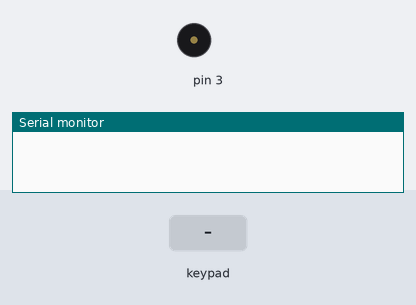
A sketch run on a simulated Arduino Uno, built with avr-gcc and run on an emulated ATmega328P. Parts: buzzer (waves = sounding), the last lines printed to the serial monitor. Wiring (inferred from the signals the program sends): 5×5 keypad: rows pin 4, pin 5, pin 6, pin 7, pin 8; columns pin 9, pin 10, pin 11, pin 12, pin 13. The inputs (shaded band) are chosen by the test bench.

Above: at 1.2 s.
1.3 s: key '1' pressed
At 1.6 s:
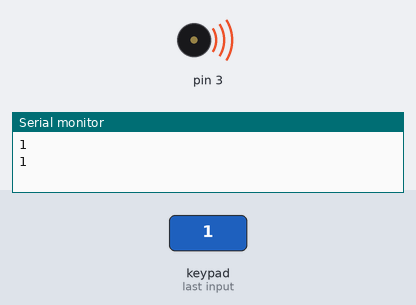
2.8 s: keypad keys 1 2 pressed 0.4 s apart
5.1 s: key '3' pressed
At 5.6 s:
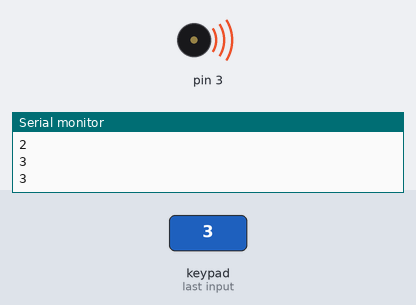
6.6 s: keypad keys 1 2 A pressed 0.4 s apart
At 7.1 s:
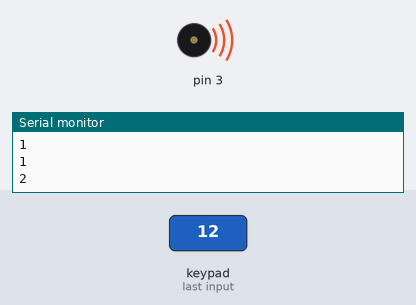
Timing chart, 0 to 9.6 s (numbered marks = the images above; inputs shaded):
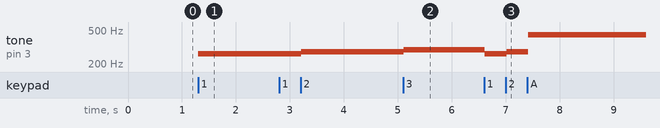

The sketch:

ButtonArray2.ino
```cpp
bool foundCol = false;

int colVal=0;
byte buttons[10] = {4,5,6,7,8,9,10,11,12,13}; //9 will be used for Mozzi speakers later on - it is fine for now
byte keys[5][5] = {
                        {1,2,3,4,5},
                       {6,7,8,9,10},
                   {11,12,13,14,15},
                   {16,17,18,19,20},
                   {21,22,23,24,25},
                 };

String keyNames[5][5] = {
                   {"C","C#","D","D#","E"},
                   {"F","F#","G","G#","A"},
                   {"A#","B","C","C#","D"},
                   {"D#","E","F","F#","G"},
                   {"G#","A","A#","B","C"},
                 };

float f[5][5] = {
                  {262, 277, 294, 311, 330},
                  {349, 370, 392, 415, 440},
                  {466, 494, 523, 554, 587},
                  {622, 659, 698, 740, 784},
                  {831, 880, 932, 988, 1050},
                }; // 3sf

/*
      -- DEFINITIONS --

    D4 - D8  =>  ROWS [OUTPUT]
    D9 - D13 =>  COLS [INPUT_PULLUP]
    A0 - A5  =>  POTS [INPUT]
*/

void setup()
{
  Serial.begin(9600);
  for(int i=4; i<9; i++)
  {
    pinMode(i, OUTPUT); //ROWS = OUTPUT
    digitalWrite(i, HIGH);
  }

  for(int i=9; i<14; i++)
  {
    pinMode(i, INPUT_PULLUP); //COLS = INPUT_PULLUP
  }
}

void rowWrite()
{
  for(int i=4; i<9; i++)
  {
    digitalWrite(i, LOW); //write LOW, not HIGH
    //Serial.print("Setting row ");
    //Serial.println(i-4);

    for(int j=9; j<14; j++)
      {
        colVal = digitalRead(j);
        //Serial.print("Scanning column ");
        //Serial.println(j-9);

        if(colVal == 0)
        {
         foundCol = true;
        }
        else
        {
         foundCol = false;
        }

        if(foundCol)
        {
           Serial.println(keys[i-4][j-9]); //print played key number
           //Serial.println(keyNames[i-4][j-9]); //print played key name
           tone(2, f[i-4][j-9]);
           tone(3, f[i-4][j-9]);
        }
      }
    digitalWrite(i, HIGH); //reset row count
  }
}

void loop()
{
  rowWrite();
  delay(100);
}
```

Measured:
- after the input at 1.3 s, tone on pin 3: silent → 262 Hz at once
- after the input at 2.8 s, tone on pin 3: 262 Hz → 277 Hz after 0.41 s
- after the input at 5.1 s, tone on pin 3: 277 Hz → 294 Hz at once
- after the input at 6.6 s, tone on pin 3: 294 Hz → 262 Hz at once, → 277 Hz 0.40 s later, → 440 Hz 0.40 s later
